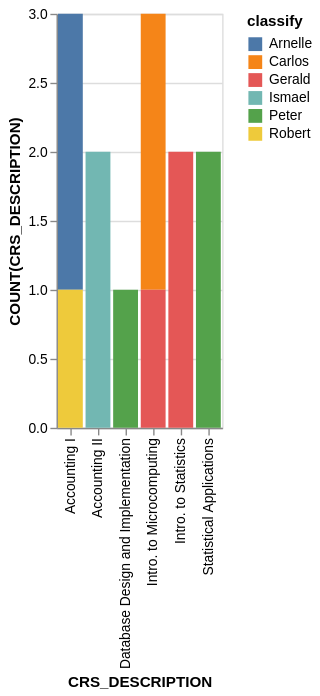

Express this chart as Vega-Lite.
### Vega-Lite specification from a JSON file in a GitHub repository (floating-point values rounded to 4 significant figures)
{"data": {"values": [{"x_data": "Accounting I", "y_data": 2, "classify": "Arnelle"}, {"x_data": "Accounting II", "y_data": 0, "classify": "Arnelle"}, {"x_data": "Database Design and Implementation", "y_data": 0, "classify": "Arnelle"}, {"x_data": "Intro. to Microcomputing", "y_data": 0, "classify": "Arnelle"}, {"x_data": "Intro. to Statistics", "y_data": 0, "classify": "Arnelle"}, {"x_data": "Statistical Applications", "y_data": 0, "classify": "Arnelle"}, {"x_data": "Accounting I", "y_data": 0, "classify": "Carlos"}, {"x_data": "Accounting II", "y_data": 0, "classify": "Carlos"}, {"x_data": "Database Design and Implementation", "y_data": 0, "classify": "Carlos"}, {"x_data": "Intro. to Microcomputing", "y_data": 2, "classify": "Carlos"}, {"x_data": "Intro. to Statistics", "y_data": 0, "classify": "Carlos"}, {"x_data": "Statistical Applications", "y_data": 0, "classify": "Carlos"}, {"x_data": "Accounting I", "y_data": 0, "classify": "Gerald"}, {"x_data": "Accounting II", "y_data": 0, "classify": "Gerald"}, {"x_data": "Database Design and Implementation", "y_data": 0, "classify": "Gerald"}, {"x_data": "Intro. to Microcomputing", "y_data": 1, "classify": "Gerald"}, {"x_data": "Intro. to Statistics", "y_data": 2, "classify": "Gerald"}, {"x_data": "Statistical Applications", "y_data": 0, "classify": "Gerald"}, {"x_data": "Accounting I", "y_data": 0, "classify": "Ismael"}, {"x_data": "Accounting II", "y_data": 2, "classify": "Ismael"}, {"x_data": "Database Design and Implementation", "y_data": 0, "classify": "Ismael"}, {"x_data": "Intro. to Microcomputing", "y_data": 0, "classify": "Ismael"}, {"x_data": "Intro. to Statistics", "y_data": 0, "classify": "Ismael"}, {"x_data": "Statistical Applications", "y_data": 0, "classify": "Ismael"}, {"x_data": "Accounting I", "y_data": 0, "classify": "Peter"}, {"x_data": "Accounting II", "y_data": 0, "classify": "Peter"}, {"x_data": "Database Design and Implementation", "y_data": 1, "classify": "Peter"}, {"x_data": "Intro. to Microcomputing", "y_data": 0, "classify": "Peter"}, {"x_data": "Intro. to Statistics", "y_data": 0, "classify": "Peter"}, {"x_data": "Statistical Applications", "y_data": 2, "classify": "Peter"}, {"x_data": "Accounting I", "y_data": 1, "classify": "Robert"}, {"x_data": "Accounting II", "y_data": 0, "classify": "Robert"}, {"x_data": "Database Design and Implementation", "y_data": 0, "classify": "Robert"}, {"x_data": "Intro. to Microcomputing", "y_data": 0, "classify": "Robert"}, {"x_data": "Intro. to Statistics", "y_data": 0, "classify": "Robert"}, {"x_data": "Statistical Applications", "y_data": 0, "classify": "Robert"}]}, "mark": "bar", "encoding": {"x": {"field": "x_data", "type": "nominal", "title": "CRS_DESCRIPTION", "sort": "ascending"}, "y": {"field": "y_data", "type": "quantitative", "title": "COUNT(CRS_DESCRIPTION)"}, "color": {"field": "classify"}}}
